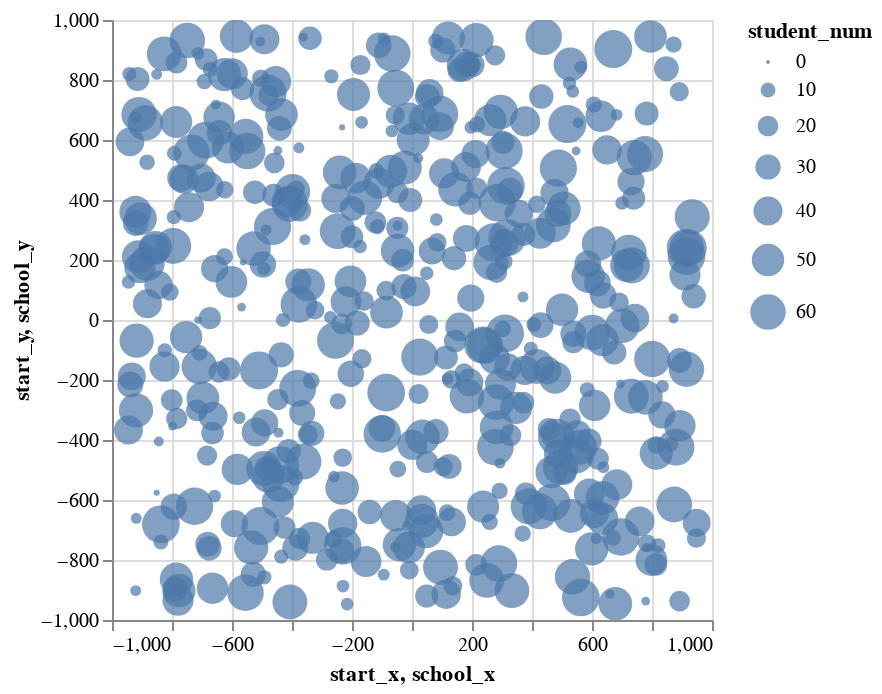

Write notebook code for a chart like this one.
### Code cell
DeepnoteChart(df, """{"layer":[{"layer":[{"mark":{"clip":true,"type":"circle","color":"#4c78a8","tooltip":true},"encoding":{"x":{"sort":null,"type":"quantitative","field":"start_x","scale":{"type":"linear","zero":false},"format":{"type":"default","decimals":null},"formatType":"numberFormatFromNumberType"},"y":{"sort":null,"type":"quantitative","field":"start_y","scale":{"type":"linear","zero":false},"format":{"type":"default","decimals":null},"formatType":"numberFormatFromNumberType"},"size":{"sort":null,"type":"quantitative","field":"student_num"}}}]},{"layer":[{"mark":{"clip":true,"type":"circle","color":"#f58518","tooltip":true},"encoding":{"x":{"sort":null,"type":"quantitative","field":"school_x","scale":{"type":"linear","zero":false},"format":{"type":"default","decimals":null},"formatType":"numberFormatFromNumberType"},"y":{"sort":null,"type":"quantitative","field":"school_y","scale":{"type":"linear","zero":false},"format":{"type":"default","decimals":null},"formatType":"numberFormatFromNumberType"}}}]}],"title":"","config":{"legend":{}},"$schema":"https://vega.github.io/schema/vega-lite/v5.json","encoding":{}}""")

### Figure 1 — Vega-Lite specification as saved in the notebook (floating-point values rounded to 4 significant figures; data arrays with more than 128 entries replaced by an {"elided": "..."} marker saying what was removed)
{"layer": [{"layer": [{"mark": {"clip": true, "type": "circle", "color": "#4c78a8", "tooltip": true}, "encoding": {"x": {"sort": null, "type": "quantitative", "field": "start_x", "scale": {"type": "linear", "zero": false}, "format": {"type": "default", "decimals": null}, "formatType": "numberFormatFromNumberType"}, "y": {"sort": null, "type": "quantitative", "field": "start_y", "scale": {"type": "linear", "zero": false}, "format": {"type": "default", "decimals": null}, "formatType": "numberFormatFromNumberType"}, "size": {"sort": null, "type": "quantitative", "field": "student_num"}}}]}, {"layer": [{"mark": {"clip": true, "type": "circle", "color": "#f58518", "tooltip": true}, "encoding": {"x": {"sort": null, "type": "quantitative", "field": "school_x", "scale": {"type": "linear", "zero": false}, "format": {"type": "default", "decimals": null}, "formatType": "numberFormatFromNumberType"}, "y": {"sort": null, "type": "quantitative", "field": "school_y", "scale": {"type": "linear", "zero": false}, "format": {"type": "default", "decimals": null}, "formatType": "numberFormatFromNumberType"}}}]}], "title": "", "config": {"legend": {}}, "$schema": "https://vega.github.io/schema/vega-lite/v5.json", "encoding": {}, "data": {"values": {"elided": "445 records"}}}
